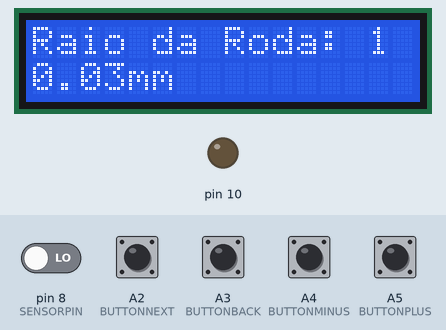
Recording of a sketch running on a simulated Arduino Uno, built with avr-gcc and run on an emulated ATmega328P. Parts: 16×2 character LCD, output pins drawn as LEDs (lit = HIGH). Inputs (shaded band) come from the test bench; at power-on: A2 (BUTTONNEXT), A3 (BUTTONBACK), A4 (BUTTONMINUS), A5 (BUTTONPLUS), pin 8 (SENSORPIN) LOW. What the sketch prints to the serial monitor is not drawn.

Above: at 11.2 s.
11.3 s: A2 (BUTTONNEXT) pulled HIGH for 1 s
At 12.02 s:
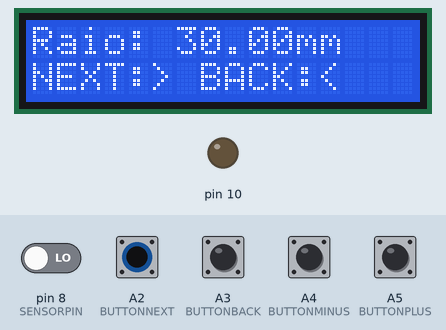
At 13.4 s:
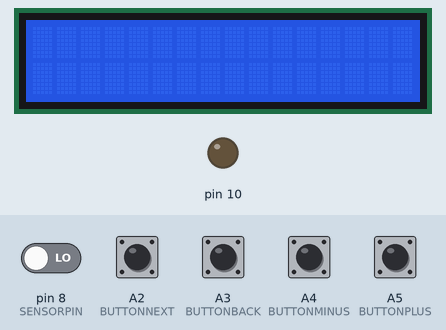
13.8 s: A2 (BUTTONNEXT) pulled HIGH for 0.15 s
At 14.22 s:
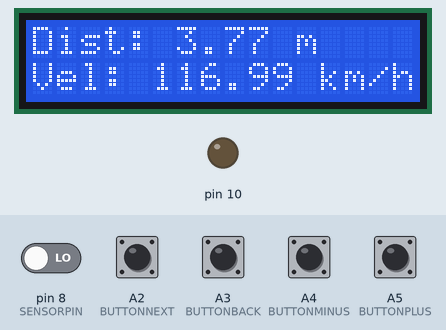

The sketch:

BikeplusFinal.ino
```cpp
#include <LiquidCrystal.h>
// initialize the library with the numbers of the interface pins
LiquidCrystal lcd(7, 6, 5, 4, 3, 2);

//Cartão SD
#include <SD.h>
File myFile;

//define variaveis globais e constantes
#define SENSORPIN  8 //Pino do A3144

//Pinos dos Botões
#define BUTTONPLUS  A5
#define BUTTONMINUS A4
#define BUTTONBACK  A3
#define BUTTONNEXT  A2

//Controlo da inserção e do numero de algarismos do raio
int inputState = 1;

//controlo de tempo em segundos
double tempoI = 0;
double tempoF = 0;
double deltaT = 0;
//PodeDarVolta
double podeDarVolta = 1;

int voltas = 0; //controla as voltas
float raio = 0.03; //raio em metros
double vel = 0; //velocidade em KM/H
float dist = 0; //distancia em KM

int estado = 0; //controla o estado do Sensor A3144

float deltatempo(float ti, float tf){
  int dt;
  if(ti*tf > 0){
    dt = abs(tf - ti);
  }
  else{
    dt = abs(tf + ti);
  }
  return dt;
}

void setup() {
  // set up the LCD's number of columns and rows:
  lcd.begin(16, 2);
  // Print a message to the LCD.
  lcd.print("BikePlus");
  lcd.setCursor(0, 1);
  lcd.print("Versao 1.0");
  delay(10000);
  //Serial
  Serial.begin(9600);
  //imprime a info no serial
  Serial.println("Raio\tTempo\tDeltaT\tDistancia\tVelocidade");

  //Define os estados dos pinos
  pinMode(SENSORPIN, INPUT);

  //vamos guardar tudo isto no SD
  pinMode(10, OUTPUT);

}

void loop() {


  while(inputState <= 6){
    //limpa o lcd
    lcd.clear();
    //Vamos ver qual dos botões foi precionado

    if(digitalRead(BUTTONPLUS) == HIGH){ //Botão +
      raio++;
    }

    if(digitalRead(BUTTONMINUS) == HIGH){ //Botão -
      raio--;
    }

    if(digitalRead(BUTTONBACK) == HIGH){ //Botão <
      raio /= 10;
      raio = int(raio);
      inputState--;
    }

    if(digitalRead(BUTTONNEXT) == HIGH && inputState < 4){ //Botão > e o numero ainda não esta todo escrito
      raio *= 10;
      inputState++;
    }
    else if(digitalRead(BUTTONNEXT) == HIGH && inputState == 4 ) {
      inputState++;
    }
    else if(digitalRead(BUTTONNEXT) == HIGH && inputState == 5){ //Botão > e o numero já esta todo escrito
      inputState++;
    }
    else if(digitalRead(BUTTONNEXT) == HIGH && inputState == 6){ //Botão > e o numero já esta todo escrito
      raio/=100;
      inputState++;
    }

    //Estamos no Fim do Loop vamos imprimir a info ta e qual como a temos
    if(inputState < 5){
      // Print a message to the LCD.
      lcd.setCursor(0, 0);
      lcd.print("Raio da Roda: ");
      lcd.print(inputState);
      lcd.setCursor(0, 1);
      lcd.print(raio);
      lcd.print("mm");
    }
    else if(inputState == 5){
      lcd.setCursor(0, 0);
      lcd.print("Raio: ");
      lcd.print(raio);
      lcd.print("mm");
      lcd.setCursor(0, 1);
      lcd.print("NEXT:> BACK:<");
    }

    delay(200);
  }

  //Obtem estado do sensor agora
  estado = digitalRead(SENSORPIN);

  //Obtem o tempo de agora
  tempoF = millis();

  //se o estado que lemos agora for High significa que começamos agora uma volta
  if(estado == LOW && podeDarVolta == 1){

    //prepara o deltaT
    deltaT = deltatempo(tempoI, tempoF)/1000;

    //calcula a velocidade
    vel = (2 * 3.1415 * raio)/deltaT;
    //velocidade em km/h
    vel = vel * 3.6;
    //distancia em m
    dist += (2 * 3.1415 * raio);

    voltas++;

    //reinicia o ciclo de tempo
    tempoI = tempoF;
    podeDarVolta == 0;
  }
  else if(deltatempo(tempoI, tempoF) >= 10000){ //Já não detetamos sinal à pelo menos 10 seg. Ou temos mesmo pouca sorte ou a bike esta parada
    //é tudo zero
    deltaT = 0;
    vel = 0;
  }
  else if(podeDarVolta == 0){ //Já não detetamos sinal à pelo menos 10 seg. Ou temos mesmo pouca sorte ou a bike esta parada
    podeDarVolta == 1;
    delay(50);
  }

  //limpa o lcd
  lcd.clear();

  // Print a message to the LCD.
  lcd.setCursor(0, 0);
  lcd.print("Dist: ");
  lcd.print(dist);
  lcd.print(" m");
  lcd.setCursor(0, 1);
  lcd.print("Vel: ");
  lcd.print(vel);
  lcd.print(" km/h");

  //Imprime no Serial
  Serial.print(raio);
  Serial.print("\t");
  Serial.print(tempoF);
  Serial.print("\t");
  Serial.print(deltaT);
  Serial.print("\t");
  Serial.print(dist);
  Serial.print("\t\t");
  Serial.println(vel);


  /*if (!SD.begin(4)) {
     Serial.println("initialization failed!");
     return;
  }

  Serial.println("initialization done.");

  // open the file. note that only one file can be open at a time,
  // so you have to close this one before opening another.
  myFile = SD.open("data.txt", FILE_WRITE);

  // Se a abertura correr bem, escreve:
  if(myFile) {
    Serial.print("Escrever no test.txt...");
    myFile.println("testing 1, 2, 3.");
    myFile.print("Volta: ");
    myFile.print(voltas);
    myFile.print("\tDeltaT: ");
    myFile.print(deltaT);
    myFile.print("seg");
    myFile.print("\tVelocidade: ");
    myFile.print(vel);
    myFile.println( "m/s");
    // fecha o ficheiro:
    myFile.close();
    Serial.println("done.")
  } else {;
    // Se não abrir da um erro no LCD:
    Serial.println("error opening data.txt");
  }*/

  delay(50);
}
```

Measured:
- after the input at 11.3 s, the display: first changes at once (image 1 shows a later state)
- after the input at 13.8 s, the display: first changes after 0.35 s (image 3 shows a later state)
